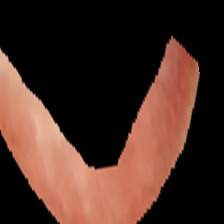
#> input picture data/assets/images/anemia/negative anemia/WhatsApp Image 2026-04-25 at 7.18.25 PM (1).jpeg, 224 x 224 px
$ python -i conjunctiva_pipeline.py   (imports and definitions only)   (older library calls are emulated)
#> lines starting #> are read from the running program, lines starting #| are printed output that depends on the picture
#> further down, picture is the input picture: shape (224, 224, 3); mean B, G, R 36.2, 44.8, 72
"""
Corrected Conjunctiva Preprocessing Pipeline
Based on research findings with 7 critical corrections applied.

This module implements the complete preprocessing pipeline for user-uploaded
conjunctiva images, including quality enhancement, eye detection, segmentation,
high-quality cropping, and normalization.

Critical Corrections Applied:
1. Correct preprocessing order: Crop → Resize → Enhance → Normalize
2. INTER_AREA for downsampling (not LANCZOS4)
3. Adaptive CLAHE (only for low-contrast images)
4. Adaptive thresholding (Otsu/Triangle based on histogram)
5. Skin-tone agnostic segmentation (YCrCb color space)
6. Normalize AFTER resize (not before)
7. Preserve resolution for U-Net (minimal resize)
"""

from pathlib import Path
from typing import Dict, List, Optional, Tuple

import cv2
import numpy as np
import torch
from scipy.signal import find_peaks

from ..exceptions import ROIExtractionError
from ..utils import get_logger
from .constants import TRAIN_MEAN, TRAIN_STD  # Import from centralized constants

# [1 line that did not run here, left out]


# Remove duplicate definition - now imported from constants
# TRAIN_MEAN = np.array([0.485, 0.456, 0.406], dtype=np.float32)
# TRAIN_STD = np.array([0.229, 0.224, 0.225], dtype=np.float32)


class ConjunctivaPipeline:
    """
    Complete preprocessing pipeline for user-uploaded conjunctiva images.

    Implements all 7 critical corrections from research:
    - Correct preprocessing order
    - Quality-preserving resize
    - Adaptive enhancement
    - Skin-tone agnostic segmentation
    - Proper normalization timing
    """

    # [409 lines left out: functions __init__, process, _load_image, _detect_eye_region, _skin_tone_agnostic_segmentation, _high_quality_crop and 3 more, not called in this run]


class AdaptiveThresholdSegmentation:
    """
    Adaptive thresholding based on histogram analysis (CORRECTION #4).

    Uses Otsu for two-peak histograms, Triangle for one-peak histograms.
    """

    # [32 lines left out: function segment, not called in this run]


class QualityEnhancer:
    """
    Quality enhancement utilities for preprocessing.

    Fixes issues instead of rejecting images.
    """

    @staticmethod
    def assess_and_enhance(image: np.ndarray) -> Tuple[np.ndarray, Dict, List[str]]:
        """
        Assess image quality and apply enhancements.

        Args:
            image: BGR image

        Returns:
            Tuple of (enhanced_image, metrics, warnings)
        """
        warnings = []
        metrics = {}
        enhanced = image.copy()

        # Check blur
        gray = cv2.cvtColor(image, cv2.COLOR_BGR2GRAY)
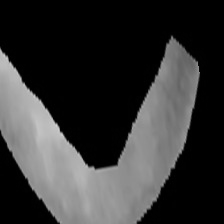
#> gray: shape (224, 224); min 0, max 211, mean 52
        laplacian_var = cv2.Laplacian(gray, cv2.CV_64F).var()
#> laplacian_var = 172.7
        metrics["blur"] = laplacian_var

        if laplacian_var < 100:
            warnings.append("Image is blurry - applying sharpening")
            kernel = np.array([[-1, -1, -1], [-1, 9, -1], [-1, -1, -1]])
            enhanced = cv2.filter2D(enhanced, -1, kernel)

        # Check brightness
        brightness = np.mean(gray)
#> brightness = 51.96
        metrics["brightness"] = brightness

        if brightness < 80:
            warnings.append("Image is dark - increasing brightness")
            enhanced = cv2.convertScaleAbs(enhanced, alpha=1.2, beta=30)
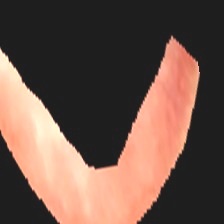
#> enhanced: shape (224, 224, 3); mean B, G, R 73.4, 83.7, 109.1
        elif brightness > 200:
            warnings.append("Image is too bright - reducing brightness")
            enhanced = cv2.convertScaleAbs(enhanced, alpha=0.8, beta=-20)

        # Check contrast
        contrast = gray.std()
#> contrast = 70.44
        metrics["contrast"] = contrast

        if contrast < 30:
            warnings.append("Low contrast - applying CLAHE")
            lab = cv2.cvtColor(enhanced, cv2.COLOR_BGR2LAB)
            lab_l, lab_a, lab_b = cv2.split(lab)
            clahe = cv2.createCLAHE(clipLimit=2.0, tileGridSize=(8, 8))
            lab_l_enhanced = clahe.apply(lab_l)
            enhanced = cv2.merge([lab_l_enhanced, lab_a, lab_b])
            enhanced = cv2.cvtColor(enhanced, cv2.COLOR_LAB2BGR)

        return enhanced, metrics, warnings

>>> import cv2
>>> picture = cv2.imread('../../../../../data/assets/images/anemia/negative anemia/WhatsApp Image 2026-04-25 at 7.18.25 PM (1).jpeg')
>>> result = QualityEnhancer().assess_and_enhance(picture)

$ run again, on data/assets/images/anemia/negative anemia/WhatsApp Image 2026-04-25 at 7.18.25 PM (2).jpeg
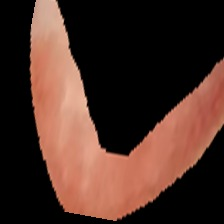
#> input picture data/assets/images/anemia/negative anemia/WhatsApp Image 2026-04-25 at 7.18.25 PM (2).jpeg, 224 x 224 px
#> picture is the input picture: shape (224, 224, 3); mean B, G, R 38.8, 47.8, 75.9
#> in assess_and_enhance, `gray = cv2.cvtColor(image, cv2.COLOR_BGR2GRAY)`:
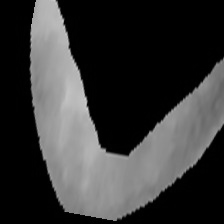
#> gray: shape (224, 224); min 0, max 207, mean 55.2
#> laplacian_var = 264.1
#> brightness = 55.21
#> in assess_and_enhance, `enhanced = cv2.convertScaleAbs(enhanced, alpha=1.2, beta=30)`:
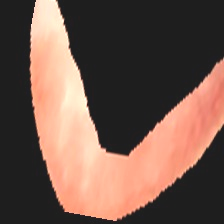
#> enhanced: shape (224, 224, 3); mean B, G, R 76.6, 87.4, 113.8
#> contrast = 71.6

$ run again, on data/assets/images/anemia/negative anemia/WhatsApp Image 2026-04-25 at 7.18.25 PM (3).jpeg
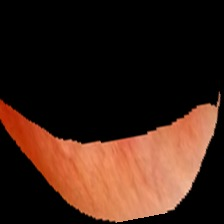
#> input picture data/assets/images/anemia/negative anemia/WhatsApp Image 2026-04-25 at 7.18.25 PM (3).jpeg, 224 x 224 px
#> picture is the input picture: shape (224, 224, 3); mean B, G, R 23.2, 34.4, 61.2
#> in assess_and_enhance, `gray = cv2.cvtColor(image, cv2.COLOR_BGR2GRAY)`:
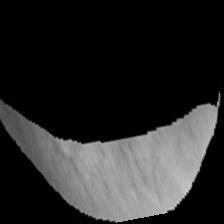
#> gray: shape (224, 224); min 0, max 207, mean 41.1
#> laplacian_var = 210.2
#> brightness = 41.12
#> in assess_and_enhance, `enhanced = cv2.convertScaleAbs(enhanced, alpha=1.2, beta=30)`:
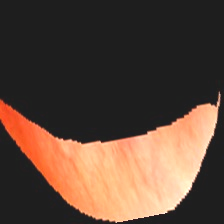
#> enhanced: shape (224, 224, 3); mean B, G, R 57.9, 71.3, 93.4
#> contrast = 66.44

$ run again, on data/assets/images/anemia/negative anemia/WhatsApp Image 2026-04-25 at 7.19.14 PM (1).jpeg
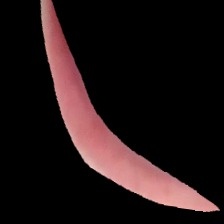
#> input picture data/assets/images/anemia/negative anemia/WhatsApp Image 2026-04-25 at 7.19.14 PM (1).jpeg, 224 x 224 px
#> picture is the input picture: shape (224, 224, 3); mean B, G, R 20.7, 20.2, 32.4
#> in assess_and_enhance, `gray = cv2.cvtColor(image, cv2.COLOR_BGR2GRAY)`:
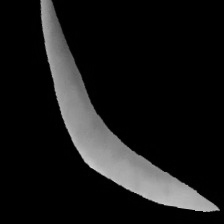
#> gray: shape (224, 224); min 0, max 213, mean 23.9
#> laplacian_var = 280.7
#> brightness = 23.93
#> in assess_and_enhance, `enhanced = cv2.convertScaleAbs(enhanced, alpha=1.2, beta=30)`:
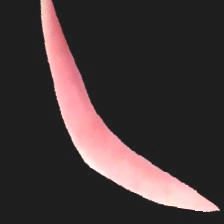
#> enhanced: shape (224, 224, 3); mean B, G, R 54.9, 54.3, 65.9
#> contrast = 54.37
